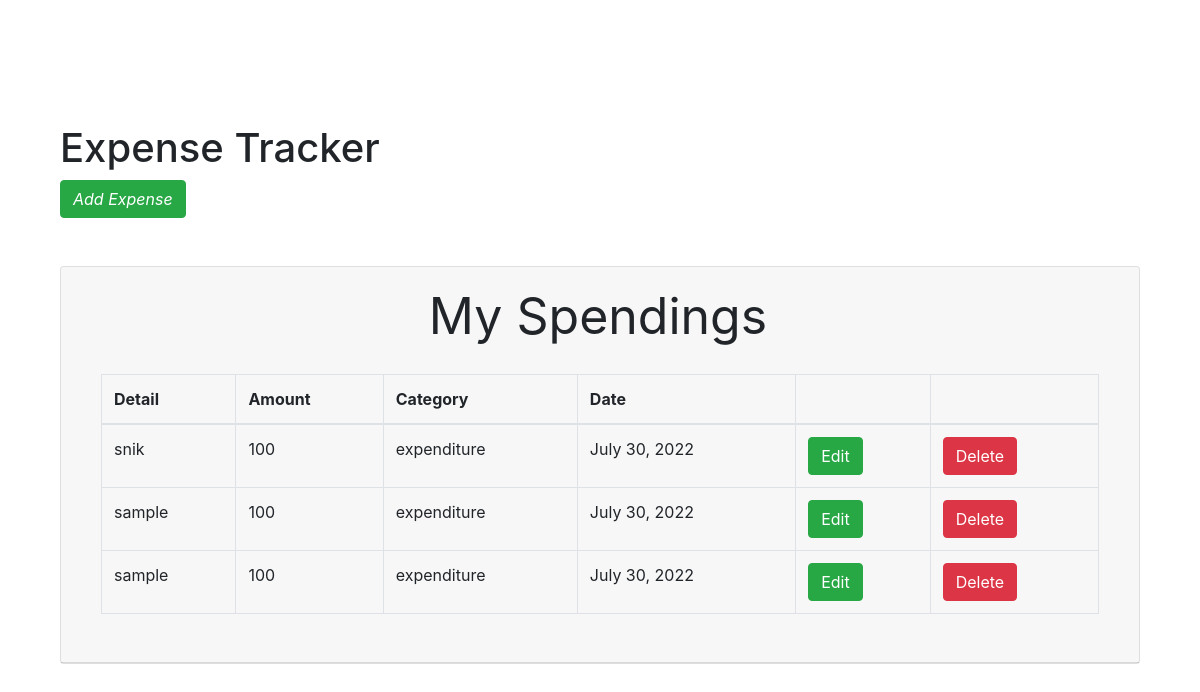
Page /expense/ (signed in) on the committed database.
### track_expense/models.py (models this page shows, shortened)
class Expense(models.Model):
    user_id = models.ForeignKey(User, on_delete=models.CASCADE)
    expense_type =  models.CharField(choices =expense_type,default = 'expenditure',max_length = 15)
    amount = models.IntegerField()
    date = models.DateField()
    description = models.CharField(max_length=100)

### track_expense/views.py (the view)
# urls.py: 2. Add a URL to urlpatterns:  path('', views.home, name='home')
@login_required
def home(request):
    total_spent = Expense.objects.filter(user_id = request.user.id)
    income =  total_spent.filter(expense_type = "income")
    expenditure =  total_spent.filter(expense_type = "expenditure")
    total_spent =  total_spent.order_by('date')
    return render(request, 'home.html', locals())

### templates/home.html (shortened to what this page needs)
{% extends "layout.html" %}
{% block content %}
<div class="container-fluid">
    <h1 class="mt-4">Expense Tracker</h1>
    <div class="card1">
    <button class="btn btn-success" onclick="location.href='/expense/add';">
    <i class="fa fa-plus-circle">Add Expense</i>
    </button>
    </div>
    <br>
    <br>
    <div class="card mb-4">
        <div class="card-header">
            <div class="fas fa-table mr-1" style="text-align:center;font-size:50px;"> My Spendings </div>
            <div class="card-body">
            <div class="table-responsive">
                <table class="table table-bordered" id="dataTable" width="100%" cellspacing="0">
            <thead>
                        <tr>
                            <th>Detail</th>
                            <th>Amount</th>
                            <th>Category</th>
                            <th>Date</th>
                            <th></th>
                            <th></th>
                        </tr>
            </thead>
            <tbody>
            {% for info in total_spent %}
                <tr>
                    <td>{{info.description}}</td>
                    <td>{{info.amount}}</td>
                    <td>{{info.expense_type}}</td>
                    <td>{{info.date}}</td>
                    <td><a href="{% url 'edit' pk=info.id %}" class = " btn btn-success ">Edit</a></td>
                    <td><a href="{% url 'delete' pk=info.id %}" class = " btn btn-danger ">Delete</a></td>
                </tr>
            {% endfor %}
            </tbody>
        </table>
    </div>
</div>
{% endblock content %}

### templates/layout.html (shortened to what this page needs)
<!DOCTYPE html>
<html>
<head>
  <link rel="stylesheet" href="https://cdn.jsdelivr.net/npm/bootstrap@4.5.3/dist/css/bootstrap.min.css">
</head>
<body>
<div class="container">
{% block content %}
{% endblock %}
</div>
</div>
</body>
</html>

### rows in the picture
Expense: description "snik", amount "100", expense_type "expenditure", date "July 30, 2022"
Expense: description "sample", amount "100", expense_type "expenditure", date "July 30, 2022"
Expense: description "sample", amount "100", expense_type "expenditure", date "July 30, 2022"
